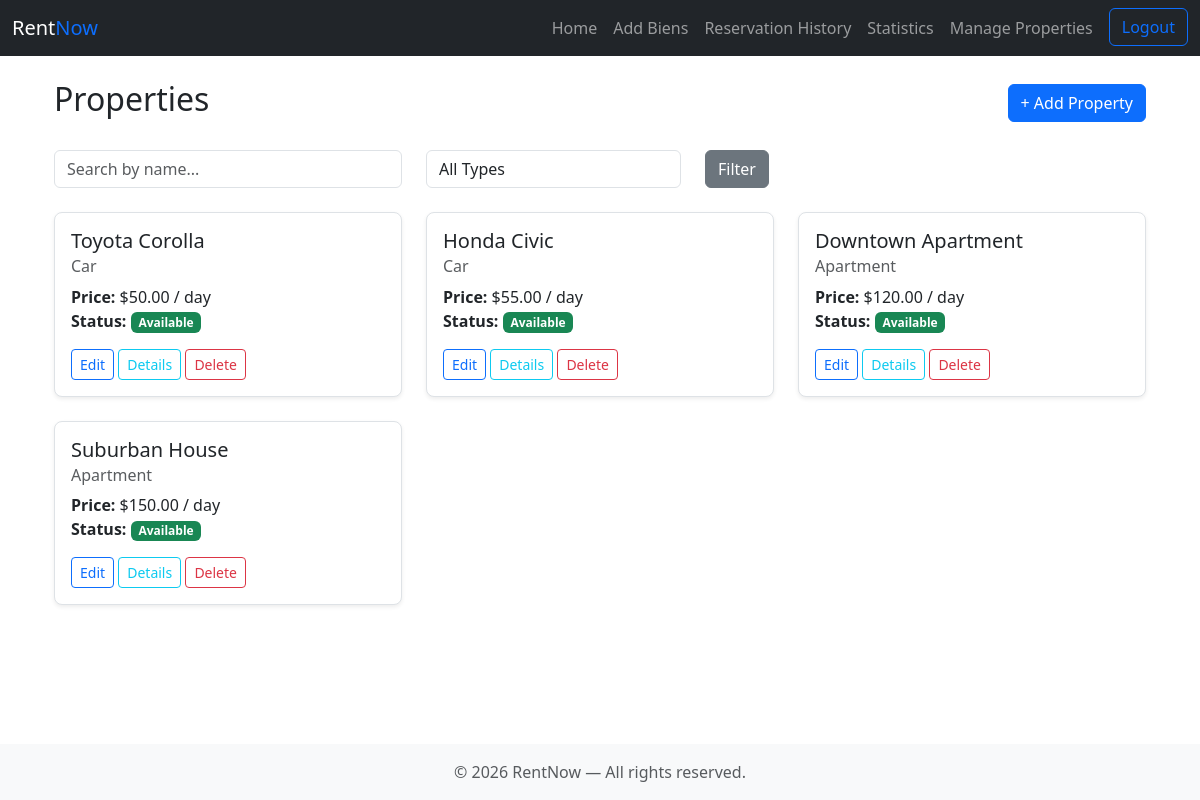
The app's page /biens/index.php (signed in) with its own data.
### tables this page shows
CREATE TABLE `biens` (
  `id` int(11) NOT NULL,
  `type` varchar(255) NOT NULL,
  `name` varchar(255) NOT NULL,
  `price_per_day` decimal(10,2) NOT NULL,
  `status` varchar(255) NOT NULL DEFAULT 'available'
);

### biens/index.php (the view, shortened to what this page needs)
<?php
include "../partials/header.php";
$search_term = $_GET['search'] ?? '';
$sql = "SELECT * FROM biens WHERE 1=1";
$params = [];
$stmt = $pdo->prepare($sql);
$stmt->execute($params);
$biens = $stmt->fetchAll();
?>
<div class="container">
    <div class="d-flex justify-content-between align-items-center mb-4">
        <h2>Properties</h2>
        <a href="<?= BASE_URL ?>biens/create.php" class="btn btn-primary">+ Add Property</a>
    </div>
    <form method="get" class="mb-4">
        <div class="row">
            <div class="col-md-4">
                <input type="text" name="search" class="form-control" placeholder="Search by name..." value="<?= htmlspecialchars($search_term) ?>">
            </div>
            <div class="col-md-3">
                <select name="type" class="form-control">
                    <option value="">All Types</option>
                </select>
            </div>
            <div class="col-md-2">
                <button type="submit" class="btn btn-secondary">Filter</button>
            </div>
        </div>
    </form>
    <div class="row">
        <?php foreach ($biens as $b): ?>
            <div class="col-md-4 mb-4">
                <div class="card">
                    <div class="card-body">
                        <h5 class="card-title"><?= htmlspecialchars($b['name']) ?></h5>
                        <h6 class="card-subtitle mb-2 text-muted"><?= ucfirst($b['type']) ?></h6>
                        <p class="card-text">
                            <strong>Price:</strong> $<?= htmlspecialchars($b['price_per_day']) ?> / day<br>
                            <strong>Status:</strong> <span class="badge bg-<?= $b['status'] === 'available' ? 'success' : 'warning' ?>"><?= ucfirst($b['status']) ?></span>
                        </p>
                        <a href="<?= BASE_URL ?>biens/edit.php?id=<?= $b['id'] ?>" class="btn btn-sm btn-outline-primary">Edit</a>
                        <a href="<?= BASE_URL ?>biens/details.php?id=<?= $b['id'] ?>" class="btn btn-sm btn-outline-info">Details</a>
                        <a href="<?= BASE_URL ?>biens/delete.php?id=<?= $b['id'] ?>" class="btn btn-sm btn-outline-danger" onclick="return confirm('Are you sure you want to delete this property?')">Delete</a>
                    </div>
                </div>
            </div>
        <?php endforeach; ?>
    </div>
</div>
<?php include "../partials/footer.php"; ?>

### partials/header.php (shortened to what this page needs)
<!DOCTYPE html>
<html lang="en">
<head>
    <link href="https://cdn.jsdelivr.net/npm/bootstrap@5.3.0/dist/css/bootstrap.min.css" rel="stylesheet">
    <link rel="stylesheet" href="<?= BASE_URL ?>assets/css/style.css">
</head>
<body>
<nav class="navbar navbar-expand-lg navbar-dark bg-dark">
    <div class="container-fluid">
        <a class="navbar-brand" href="<?= BASE_URL ?>index.php">Rent<span class="text-primary">Now</span></a>
        <div class="collapse navbar-collapse" id="navbarNav">
            <ul class="navbar-nav ms-auto">
                <li class="nav-item">
                    <a class="nav-link" href="<?= BASE_URL ?>index.php">Home</a>
                </li>
                <?php if (isset($_SESSION['user'])): ?>
                    <?php if ($_SESSION['user']['role'] === 'admin'): ?>
                        <li class="nav-item">
                            <a class="nav-link" href="<?= BASE_URL ?>biens/create.php">Add Biens</a>
                        </li>
                        <li class="nav-item">
                            <a class="nav-link" href="<?= BASE_URL ?>admin/history.php">Reservation History</a>
                        </li>
                        <li class="nav-item">
                            <a class="nav-link" href="<?= BASE_URL ?>admin/stats.php">Statistics</a>
                        </li>
                        <li class="nav-item">
                            <a class="nav-link" href="<?= BASE_URL ?>biens/index.php">Manage Properties</a>
                        </li>
                    <?php else: ?>
                        <li class="nav-item">
                            <a class="nav-link" href="<?= BASE_URL ?>reservations/my_reservations.php">My Reservations</a>
                        </li>
                    <?php endif; ?>
                    <li class="nav-item">
                        <a href="<?= BASE_URL ?>auth/logout.php" class="btn btn-outline-primary ms-lg-2">Logout</a>
                    </li>
                <?php endif; ?>
            </ul>
        </div>
    </div>
</nav>
<main class="container mt-4">

### partials/footer.php (shortened to what this page needs)
</main>
<footer class="footer mt-auto py-3 bg-light">
    <div class="container text-center">
        <span class="text-muted">© <?= date('Y') ?> RentNow — All rights reserved.</span>
    </div>
</footer>
</body>
</html>

### assets/css/style.css (style rules this page uses)
body { display: flex; flex-direction: column; min-height: 100vh; }
main { flex: 1; }
.navbar-brand span { color: #0d6efd; }
.card { border: 1px solid #dee2e6; border-radius: 0.5rem; box-shadow: 0 0.125rem 0.25rem rgba(0, 0, 0, 0.075); }

### records on screen
biens: name "Toyota Corolla", type "Car", price_per_day "50.00", status "Available"
biens: name "Honda Civic", type "Car", price_per_day "55.00", status "Available"
biens: name "Downtown Apartment", type "Apartment", price_per_day "120.00", status "Available"
biens: name "Suburban House", type "Apartment", price_per_day "150.00", status "Available"
